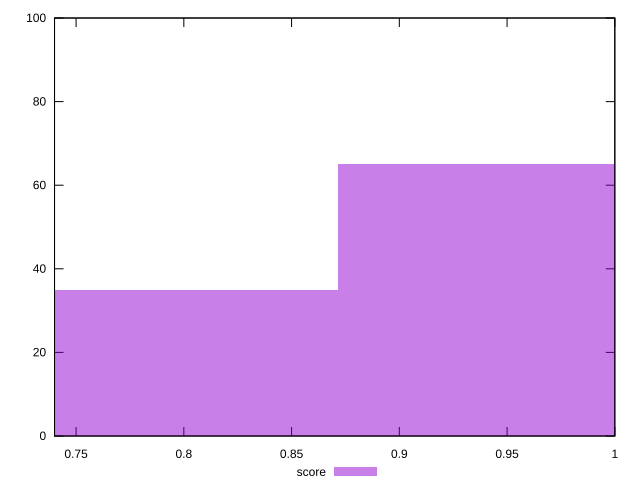

Recreate this plot in gnuplot.
reset

$score <<EOF
0.950895551164687 65
0.7924129593039059 35
EOF

set key outside below
set boxwidth 0.15848259186078117
set xrange [0.74:1]
set yrange [0:100]
set trange [0:100]
set style fill transparent solid 0.5 noborder
set terminal svg size 640, 490 enhanced background rgb 'white'
set output "report_00015_2021-02-09T16-11-33.973Z/offscreen-images/samples/pages/score/histogram.svg"

plot $score title "score" with boxes

reset
